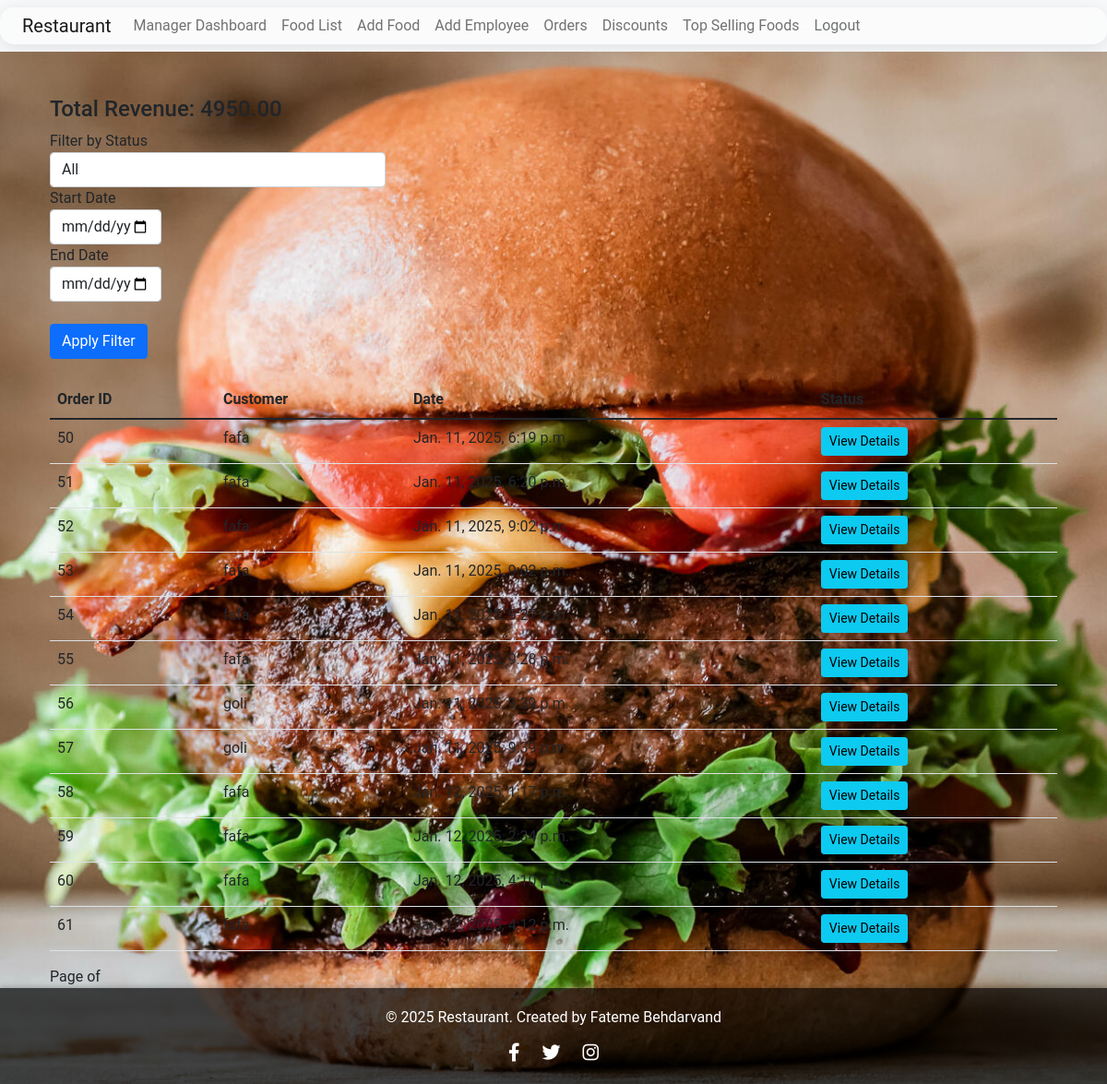
The page /orders/ (signed in) on the database as committed earlier.
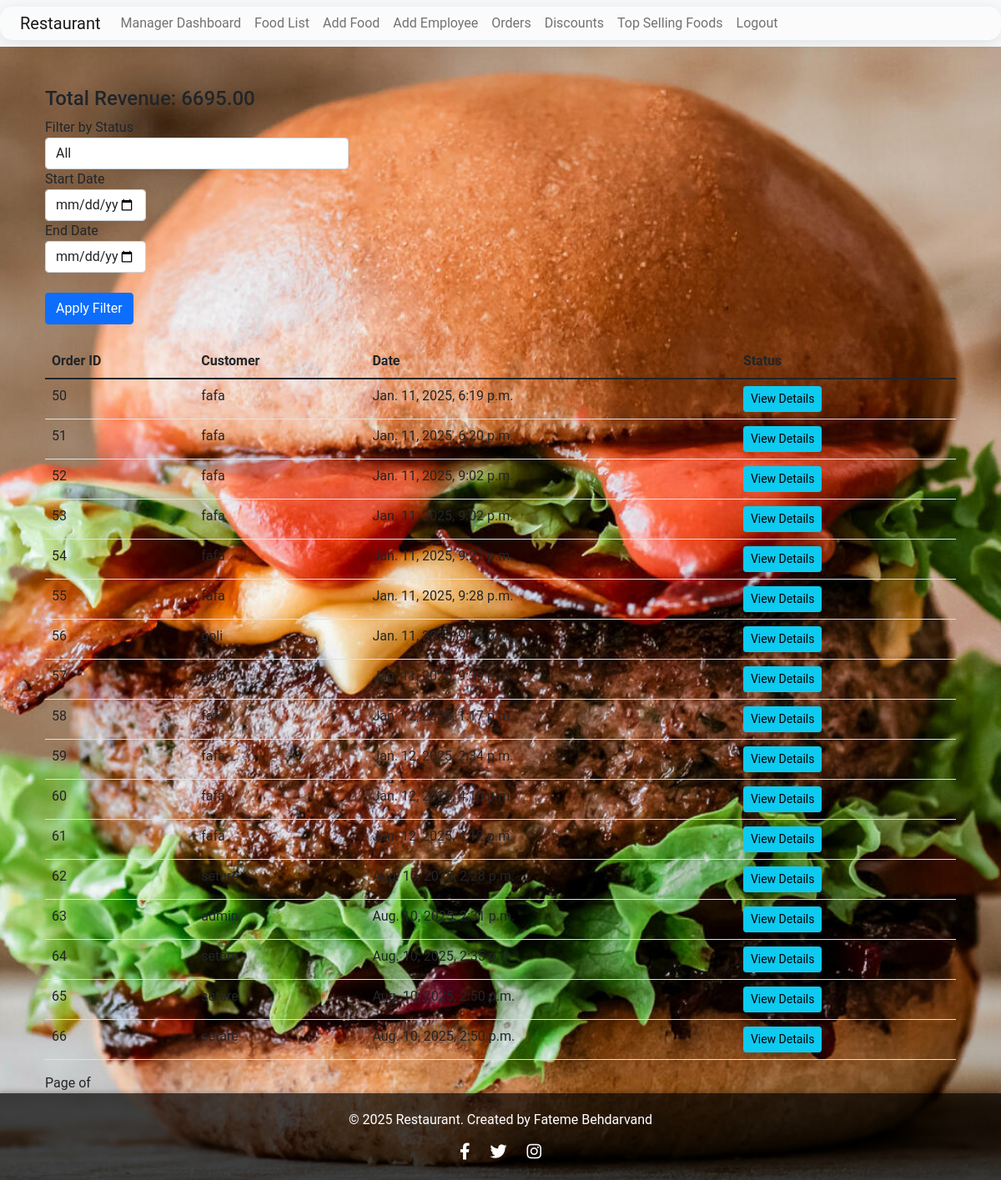
The same page on the database as committed later.
### main/models.py (models this page shows, shortened)
class Order(models.Model):
    STATUS_CHOICES = [
        ('pending', 'Pending'),
        ('completed', 'Completed'),
        ('cancelled', 'Cancelled'),
    ]
    customer = models.ForeignKey(settings.AUTH_USER_MODEL, on_delete=models.CASCADE)
    address = models.TextField()
    order_date = models.DateTimeField(auto_now_add=True)
    status = models.CharField(max_length=20, choices=STATUS_CHOICES, default='pending')
    total_price = models.DecimalField(max_digits=10, decimal_places=2, default=0.00)
    discount_amount = models.DecimalField(max_digits=10, decimal_places=2, default=0.00)
    discount_code = models.CharField(max_length=50, blank=True, null=True)

class User(AbstractUser):
    MANAGER = 'manager'
    EMPLOYEE = 'employee'
    CUSTOMER = 'customer'
    ROLE_CHOICES = [
        (MANAGER, 'Manager'),
        (EMPLOYEE, 'Employee'),
        (CUSTOMER, 'Customer'),
    ]
    role = models.CharField(max_length=10, choices=ROLE_CHOICES, default=CUSTOMER)

### main/views.py (the view)
# urls.py: path('orders/', OrderListView.as_view(), name='order_list'),
class OrderListView(ListView):
    model = Order
    template_name = 'order_list.html'
    context_object_name = 'orders'
    paginate_by = 20
    def get_queryset(self):
        qs = Order.objects.all()
        status_filter = self.request.GET.get('status')
        start_date = self.request.GET.get('start_date')
        end_date = self.request.GET.get('end_date')
        if status_filter:
            qs = qs.filter(status=status_filter)
        if start_date:
            qs = qs.filter(order_date__gte=parse_date(start_date))
        if end_date:
            qs = qs.filter(order_date__lte=parse_date(end_date))
        if not self.request.user.is_superuser:
            qs = qs.filter(customer=self.request.user)
        return qs
    def get_context_data(self, **kwargs):
        context = super().get_context_data(**kwargs)
        total_revenue = Decimal('0.00')
        for order in context['orders']:
            for item in order.items.all():
                total_revenue += Decimal(item.total_price)
        context['total_revenue'] = total_revenue
        return context

### main/models.py (called while the page is built)
    @property
    def total_price(self):
        return self.food.price * self.quantity

### main/templates/order_list.html (shortened to what this page needs)
{% extends 'base_generic.html' %}
{% block content %}
<div class="container mt-5">
    <h4>Total Revenue: {{ total_revenue }}</h4>
    <form method="get">
        <div class="form-row">
            <div class="form-group col-md-4">
                <label for="status">Filter by Status</label>
                <select name="status" id="status" class="form-control">
                    <option value="">All</option>
                </select>
        <div class="form-group col-md-4">
            <label for="start_date">Start Date</label>
            <input type="date" name="start_date" id="start_date" class="form-control" value="{{ start_date }}">
        </div>
        <div class="form-group col-md-4">
            <label for="end_date">End Date</label>
            <input type="date" name="end_date" id="end_date" class="form-control" value="{{ end_date }}">
        </div>
            </div>
            <div class="form-group col-md-4">
                <button type="submit" class="btn btn-primary mt-4">Apply Filter</button>
            </div>
        </div>
    </form>
    <table class="table mt-4">
        <thead>
            <tr>
                <th>Order ID</th>
                <th>Customer</th>
                <th>Date</th>
                <th>Status</th>
            </tr>
        </thead>
        <tbody>
            {% for order in orders %}
            <tr>
                <td>{{ order.id }}</td>
                <td>{{ order.customer.username }}</td>
                <td>{{ order.order_date }}</td>
                <td>
                    <a href="{% url 'order_detail' order.pk %}" class="btn btn-info btn-sm">View Details</a>
                </td>
            </tr>
            {% endfor %}
        </tbody>
    </table>
    <div class="pagination">
        <span>Page {{ orders.number }} of {{ orders.paginator.num_pages }}</span>
    </div>
</div>
{% endblock %}

Rows that differ between the two databases and show on the page:
added Order: id "62", customer.username "setare", order_date "Aug. 10, 2025, 2:28 p.m."
added Order: id "63", customer.username "admin", order_date "Aug. 10, 2025, 2:31 p.m."
added Order: id "64", customer.username "setare", order_date "Aug. 10, 2025, 2:35 p.m."
added Order: id "65", customer.username "setare", order_date "Aug. 10, 2025, 2:50 p.m."
added Order: id "66", customer.username "setare", order_date "Aug. 10, 2025, 2:50 p.m."
Other text that changed with them:
{{ total_revenue }}: "4950.00" → "6695.00"
